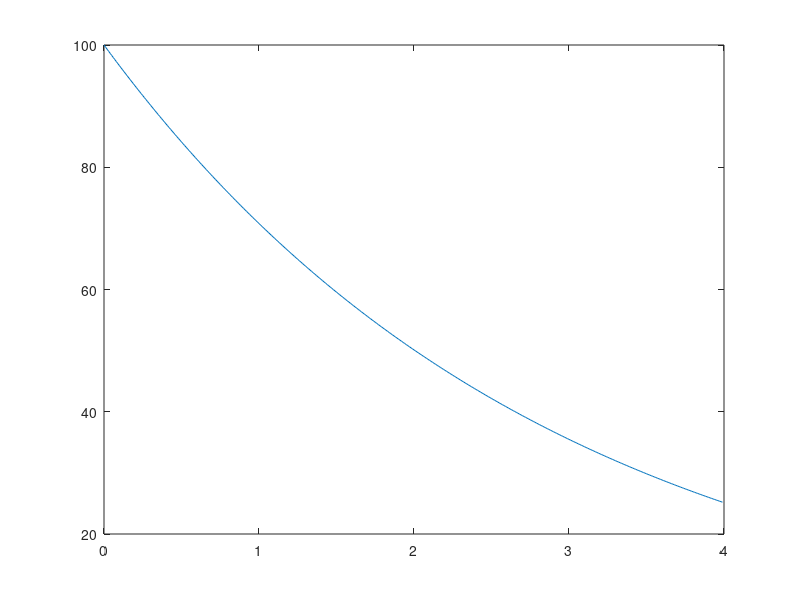
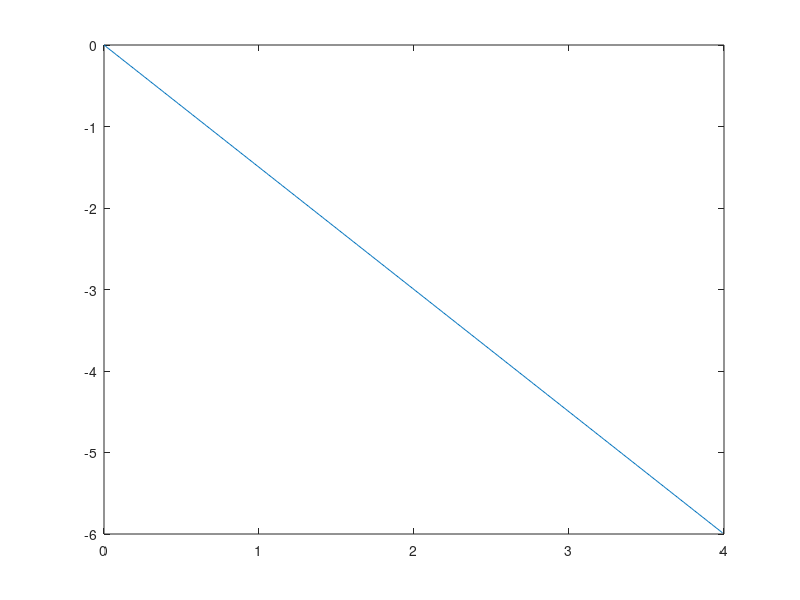

Recreate these plots in MATLAB, in order. (Note: this script raises an error after producing the figures.)
close all;
clc;
clear;

% ------------------------------------------------------------
%                      User Configuration
% ------------------------------------------------------------

linearLoss_dB = 1.5;            % dB
TPA = 0.8e-9;                   % cm/GW
FCA = 1.45e-17;                 % cm2
lifetime = 10e-9;               % s
Aeff = 0.0662536e-8;            % (cm^2), um^2 -> 1e-8cm^2
powerPerWavelength_W = 1e-3;    % W

% ------------------------------------------------------------
%                    End of User Configuration
% ------------------------------------------------------------

linearLoss = (linearLoss_dB/10) * log(10);
ode = @(z,intensity) powerWaveguide(z,intensity,linearLoss,TPA,FCA,lifetime);

generateFrameList = @(A,S,N) A+S*(0:N-1);
length0 = 0.0001;
lengthStep = 0.01;  % cm
numSamples = 400;   % number of collected data points
lengthList = generateFrameList(length0,lengthStep,numSamples);
% An efficiency plot with only the linear loss
figure(1)
plot(lengthList, 100*10.^(-lengthList*linearLoss_dB/10),'DisplayName',"w/o nonlinear loss")
hold on;
figure(2)
plot(lengthList, -lengthList*linearLoss_dB,'DisplayName',"w/o nonlinear loss")
hold on;

for numWavelengths = 20 : 20 : 100
    efficiency = zeros(1,10);
    efficiencyIndex = 1;
    for sampleIndex = 1:numSamples
        waveguideLength = lengthList(sampleIndex);
        zspan = [0 waveguideLength];
        coupledInPower_W = powerPerWavelength_W * numWavelengths;
        coupledInIntensity = coupledInPower_W / Aeff;  % W/cm2

        [z,intensity] = ode45(ode,zspan,coupledInIntensity);
        coupledOutPower_W = intensity(length(intensity))*Aeff;
        efficiency(efficiencyIndex) = coupledOutPower_W / coupledInPower_W;
        efficiencyIndex = efficiencyIndex + 1;
    end
    figure(1)
    plot(lengthList,efficiency*100,'DisplayName',numWavelengths*powerPerWavelength_W*1e3 + " mW");
    figure(2)
    efficiency_dB = 10*log10(efficiency);
    plot(lengthList,efficiency_dB,'DisplayName',numWavelengths*powerPerWavelength_W*1e3 + " mW");
end
% Figure 1 --- in percentage
figure(1)
title("transmission efficiency with fixed INPUT power")
xlabel("waveguide length (cm)")
ylabel("efficiency (%)")
legend()
% Figure 2 --- in decibel
figure(2)
title("transmission efficiency with fixed INPUT power")
xlabel("waveguide length (cm)")
ylabel("efficiency (dB)")
legend()
